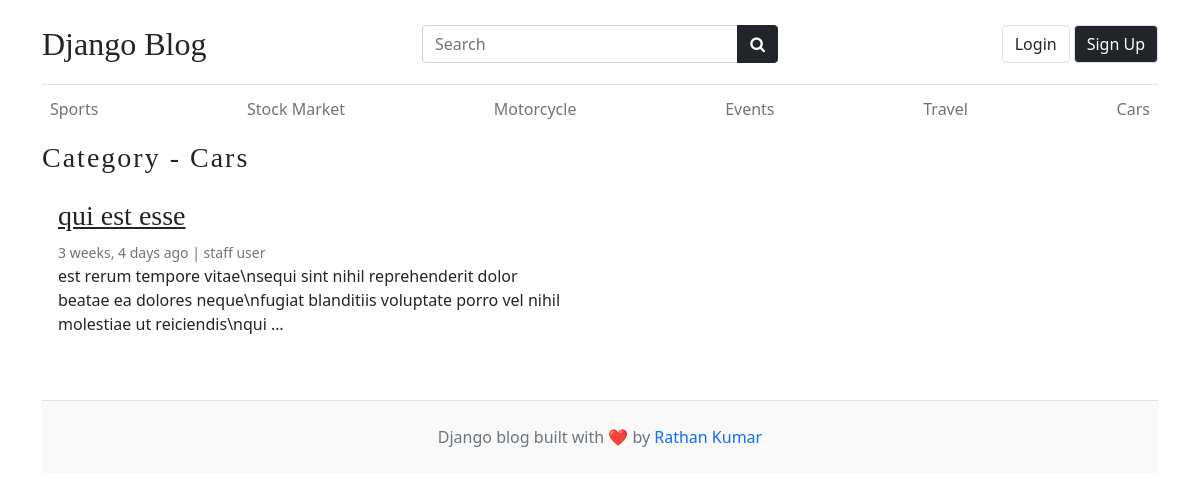
Page /category/6/ on the earlier database version.
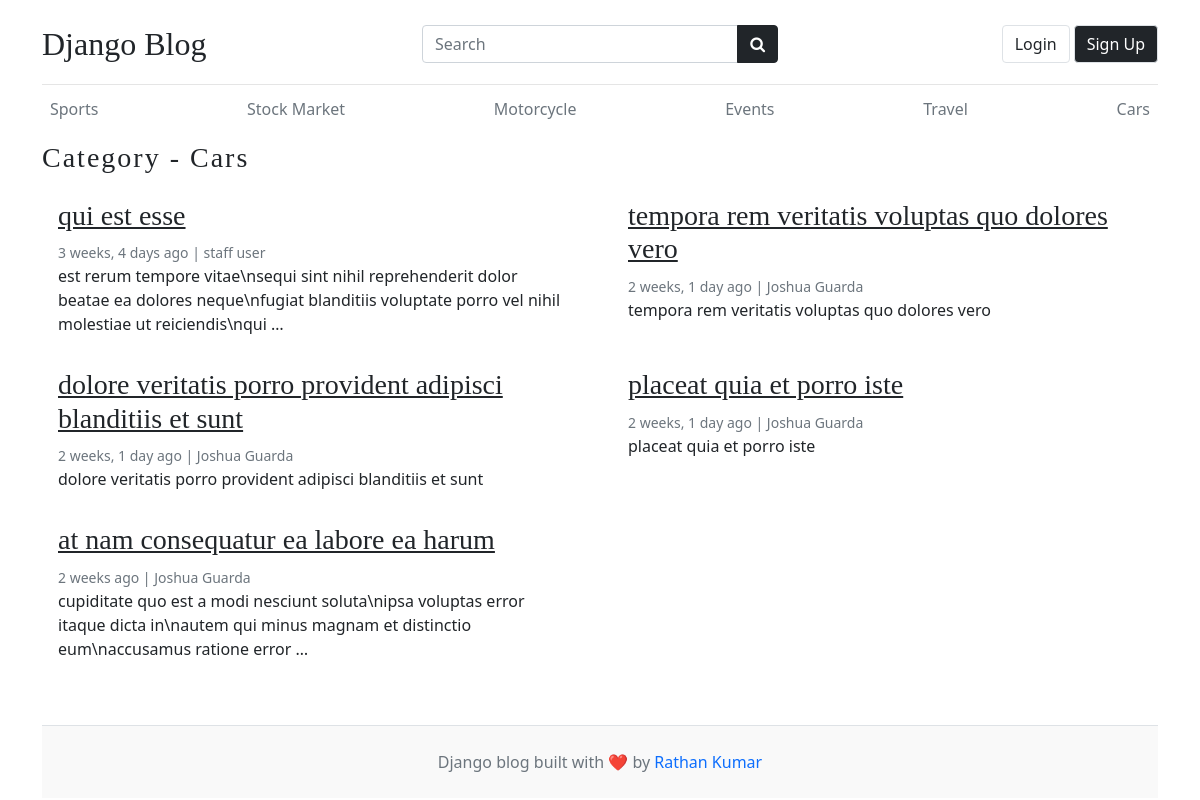
Same page on the later database version.
### blogs/models.py (models this page shows, shortened)
class Category(models.Model):
    category_name = models.CharField(max_length=50, unique= True)
    category_description = models.CharField(max_length=500,null=True)
    created_at = models.DateTimeField(auto_now_add=True)
    updated_at = models.DateTimeField(auto_now=True)
    def __str__(self) -> str:
        return self.category_name
    class Meta:
        verbose_name_plural = 'Categories'

class Blog(models.Model):
    title = models.CharField(max_length=100)
    slug = models.SlugField(max_length=150,unique=True, blank=True) # Slug is the - in the url This-is-My-first-Blog --> this should automatically created check setup in your admin.py
    category=models.ForeignKey(Category,on_delete=models.CASCADE)# if you delete the Category all Blog under that Category is deleted
    author = models.ForeignKey(User,on_delete=models.CASCADE)
    featured_image = models.ImageField(upload_to='uploads/%Y/%m/%d',default='golden_burst.jpg') # the Image uploaded will go to this directory NOTE: this directory will be create automatically using the declared name in upload_to
    short_description= models.TextField(max_length=500)
    blog_body=models.TextField(max_length=2000)
    status = models.CharField(choices=STATUS_CHOICES, default='Draft')  # the model field will depend on the choices since we use 0,1 as value that is why we use IntegerField
    is_featured= models.BooleanField(default = False)
    created_at = models.DateTimeField(auto_now_add=True)
    updated_at = models.DateTimeField(auto_now=True)

### blogs/views.py (the view)
def posts_by_category(request,category_id):
    posts = Blog.objects.filter(status='Published',category=category_id)
    category = Category.objects.get(id=category_id)
    context={
        'category':category,
        'posts':posts,
    }
    return render(request,'post_by_category.html',context)

### blogs/context_processors.py (called while the page is built)
def get_categories(request):
    categories = Category.objects.all()
    return dict(categories=categories)

def get_socials(request):
    socials = Socials.objects.all()
    return dict(socials=socials)

### templates/post_by_category.html (shortened to what this page needs)
{% extends "base.html" %}
{% load static %}
  {% block content %}
      <h3 class="text-upppercase text-dark" style="letter-spacing: 2px;">Category - {{category}} </h3>
      <div class="row mb-2">
          {% if posts %}
            {% for post in posts %}
                <div class="col-md-6">
                    <div class="card border-0">
                        <div class="card-body">
                            <h3><a href="{%url 'blogs' post.slug%}" class="text-dark">{{post.title}}</a></h3>
                            <small class="mb-1 text-muted">{{post.created_at| timesince}} ago | {{post.author.first_name}} {{post.author.last_name}}</small>
                            <p class="card-text">
                            {{post.short_description | truncatewords:20}}
                            </p>
                        </div>
                    </div>
                </div>
              {% endfor %}
            {% else %}
            <div class="col-md-2 my-5 lead">
              <p>No posts found</p>
            </div>
          {% endif %}
      </div>
  {% endblock content %}

### templates/base.html (shortened to what this page needs)
{% load static %}
<!DOCTYPE html>
<html lang="en">
    <head>
        <link href="https://cdn.jsdelivr.net/npm/bootstrap@5.0.2/dist/css/bootstrap.min.css" rel="stylesheet">
        <link rel="stylesheet" href="https://cdnjs.cloudflare.com/ajax/libs/font-awesome/4.7.0/css/font-awesome.min.css">
        <link type='text/css' href="{% static 'css/blog.css' %}" rel="stylesheet" />
    </head>
    <body>
        {% if hide_nav %}
        {% else %}
        <div class="container">
            <header class="blog-header py-3">
                <nav>
                    <div class="row flex-nowrap justify-content-between align-items-center">
                        <div class="col-12 col-md-4 pt-1">
                            <a class="blog-header-logo text-dark text-decoration-none  fs-2" href="/">Django Blog</a>
                        </div>
                        <div class="col-12 col-md-4  pt-1">
                            <form action="{%url 'search' %}" method="GET">
                                <div class="input-group">
                                    <input class="form-control" type="text" placeholder="Search" value="{{keyword}}" name="keyword" aria-label="Search"/>
                                    <button class="btn btn-dark" id="button-search" type="submit">
                                        <i class="fa fa-search"></i>
                                    </button>
                                </div>
                            </form>
                        </div>
                        <div class="col-12 col-md-4 pt-1 d-flex">
                            {% if user.is_authenticated%}
                            <ul class="navbar-nav ms-auto gap-2 d-flex">
                                {% comment %} {% if user.is_superuser%}
                                    <span class="text-sm text-muted UserProf">Welcome, {{user.username.capitalize}}</span>
                                {% else %}
                                {% endif %}
                                {% endcomment %}
                                <ul class="navbar-nav ms-auto d-flex flex-row gap-1">
                                    <li class="nav-item">
                                        <span class="text-sm text-muted UserProf">Welcome, {{user.first_name.capitalize}}</span> &nbsp;
                                        <button type="button" id="login-btn" class="btn btn-outline-primary fw-normal btn-md lead border" onclick="location.href='{%url 'dashboard'%}'">
                                            Dashboard
                                        </button>
                                    </li>
                                    <li class="nav-item">
                                        <button type="button" id="login-btn" class="btn btn-danger fw-normal btn-md lead border" onclick="location.href='{%url 'logout'%}'">
                                            Logout
                                        </button>
                                    </li>
                                </ul>
                                {% else %}
                                <ul class="navbar-nav ms-auto d-flex flex-row gap-1">
                                    <li class="nav-item">
                                        <a href="{% url 'login' %}" class="btn btn-md border lead">Login</a>
                                    </li>
                                    <li class="nav-item">
                                        <a href="{% url 'register' %}" class="btn btn-md btn-dark border lead">Sign Up</a>
                                    </li>
                                </ul>
                            {% endif %}
                        </div>
                    </div>
                </nav>
            </header>
        {% endif %}
        {% if hide_category %}
        {% else %}
            <div class="nav-scroller py-1 mb-2">
                <nav class="nav d-flex justify-content-between overflow-auto">
                    {% for category in categories %}
                        <a class="p-2 text-muted text-decoration-none" href="{%url 'posts_by_category' category.id%}">{{category}}</a>
                    {% endfor %}
                </nav>
            </div>
        {% endif %}
        {% block content %}{% endblock content %}
        {% if hide_footer %}
        {% else %}
            <footer class="blog-footer py-4 mt-5 text-center text-muted border-top">
                <div class="container">
                    <p class="mb-0">Django blog built with ❤️ by <a href="#" class="text-decoration-none">Rathan Kumar</a></p>
                </div>
            </footer>
        {% endif %}
    </body>
</html>

### my_blog/static/css/blog.css (style rules this page uses)
.blog-header { border-bottom: 1px solid #e5e5e5; }
.blog-header-logo { font-family: "Playfair Display", Georgia, "Times New Roman", serif; font-size: 2.25rem; }
h1, h2, h3, h4, h5, h6 { font-family: "Playfair Display", Georgia, "Times New Roman", serif; }
.blog-footer { padding: 2.5rem 0; color: #727272; text-align: center; background-color: #f9f9f9; border-top: .05rem solid #e5e5e5; }
.blog-footer p:last-child { margin-bottom: 0; }

Differences in the rows shown:
added Blog: title "tempora rem veritatis voluptas quo dolores vero", created_at "2 weeks, 1 day", author.first_name "Joshua", author.last_name "Guarda", short_description "tempora rem veritatis voluptas quo dolores vero"
added Blog: title "dolore veritatis porro provident adipisci blanditiis et sunt", created_at "2 weeks, 1 day", author.first_name "Joshua", author.last_name "Guarda", short_description "dolore veritatis porro provident adipisci blanditiis et sunt"
added Blog: title "placeat quia et porro iste", created_at "2 weeks, 1 day", author.first_name "Joshua", author.last_name "Guarda", short_description "placeat quia et porro iste"
added Blog: title "at nam consequatur ea labore ea harum", created_at "2 weeks", author.first_name "Joshua", author.last_name "Guarda", short_description "cupiditate quo est a modi nesciunt soluta\\nipsa voluptas error itaque dicta in\\nautem qui minus magnam et distinctio eum\\naccusamus ratione error …"
